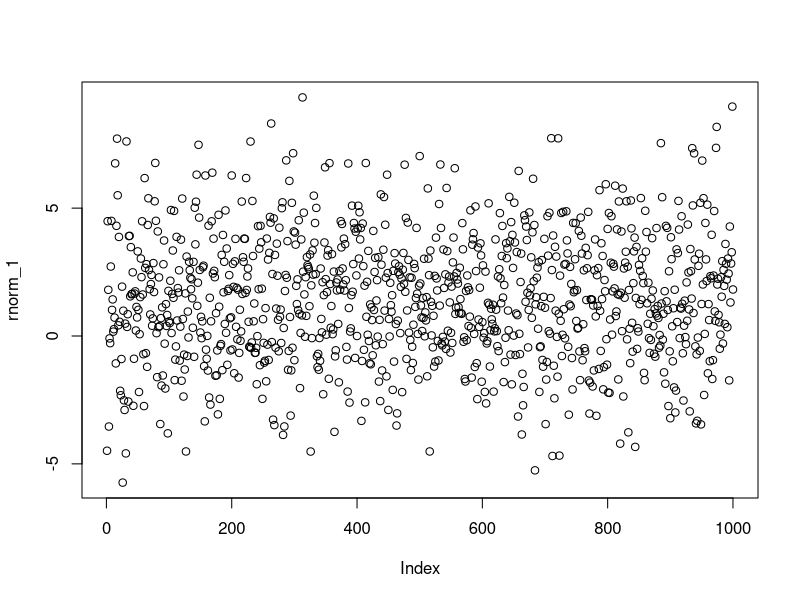
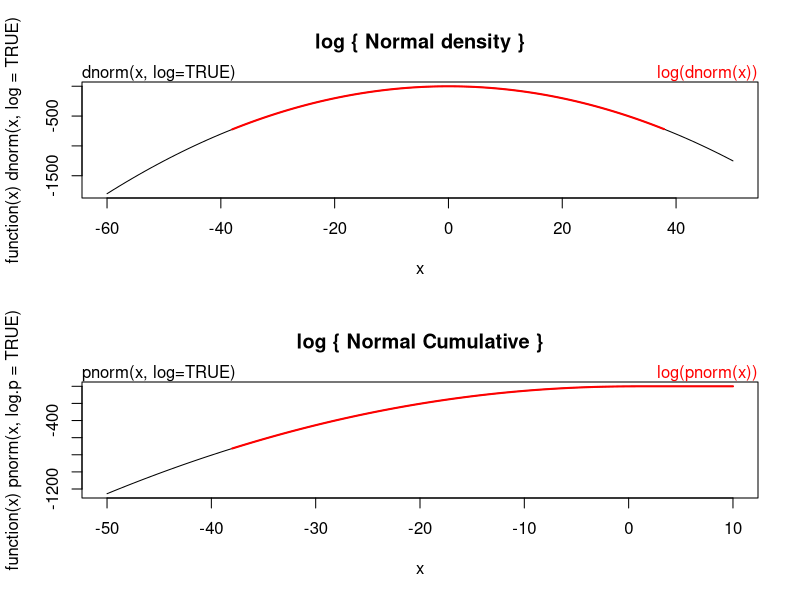

These charts were generated, in order, by the following R code:
# Intro to R language
print("Hello")
a <- 5
b <- 10
c = a+b

u <- 20
u <- "string"
v <- 200
x <-20.0

t<- 15
s<- 33

# calculation
print(t+s)
print(t*s)
print(t/s)
print(t^s)

# series
series_1 <- c(1, 2, 3, 4, 5)
series_2 <- c(11, 22, 33, 44, 55)
x <- series_1 + series_2
mean<-mean(series_2)

# norm
norm<- rnorm(1000)
rnorm_1<- rnorm(1000, mean =1.5,sd = 2.5)
plot(rnorm_1)

texts <- c("1","2","3")
nums <- as.numeric(texts)

nums_1 <- c(99, 88, 77)
texts_1v <- as.character(nums_1)
texts_f <- as.factor(texts_1v) #categorical variable

first_eng <- c("A", "A", "B", "C")
firsteng_f <- as.factor(first_eng)

# suggest example (rnorm)
example(rnorm)
